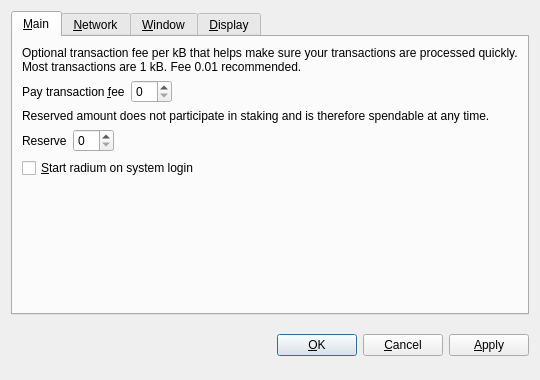
<?xml version="1.0" encoding="UTF-8"?>
<ui version="4.0">
 <class>OptionsDialog</class>
 <widget class="QDialog" name="OptionsDialog">
  <property name="geometry">
   <rect>
    <x>0</x>
    <y>0</y>
    <width>540</width>
    <height>380</height>
   </rect>
  </property>
  <property name="windowTitle">
   <string>Options</string>
  </property>
  <property name="modal">
   <bool>true</bool>
  </property>
  <layout class="QVBoxLayout" name="verticalLayout">
   <item>
    <widget class="QTabWidget" name="tabWidget">
     <property name="tabPosition">
      <enum>QTabWidget::North</enum>
     </property>
     <property name="currentIndex">
      <number>0</number>
     </property>
     <widget class="QWidget" name="tabMain">
      <attribute name="title">
       <string>&amp;Main</string>
      </attribute>
      <layout class="QVBoxLayout" name="verticalLayout_Main">
       <item>
        <widget class="QLabel" name="transactionFeeInfoLabel">
         <property name="text">
          <string>Optional transaction fee per kB that helps make sure your transactions are processed quickly. Most transactions are 1 kB. Fee 0.01 recommended.</string>
         </property>
         <property name="textFormat">
          <enum>Qt::PlainText</enum>
         </property>
         <property name="wordWrap">
          <bool>true</bool>
         </property>
        </widget>
       </item>
       <item>
        <layout class="QHBoxLayout" name="horizontalLayoutFee">
         <item>
          <widget class="QLabel" name="transactionFeeLabel">
           <property name="text">
            <string>Pay transaction &amp;fee</string>
           </property>
           <property name="textFormat">
            <enum>Qt::PlainText</enum>
           </property>
           <property name="buddy">
            <cstring>transactionFee</cstring>
           </property>
          </widget>
         </item>
         <item>
          <widget class="BitcoinAmountField" name="transactionFee"/>
         </item>
         <item>
          <spacer name="horizontalSpacerFee">
           <property name="orientation">
            <enum>Qt::Horizontal</enum>
           </property>
           <property name="sizeHint" stdset="0">
            <size>
             <width>40</width>
             <height>20</height>
            </size>
           </property>
          </spacer>
         </item>
        </layout>
       </item>
       <item>
        <widget class="QLabel" name="reserveBalanceInfoLabel">
         <property name="text">
          <string>Reserved amount does not participate in staking and is therefore spendable at any time.</string>
         </property>
         <property name="textFormat">
          <enum>Qt::PlainText</enum>
         </property>
         <property name="wordWrap">
          <bool>true</bool>
         </property>
        </widget>
       </item>
       <item>
        <layout class="QHBoxLayout" name="horizontalLayoutReserveBalance">
         <item>
          <widget class="QLabel" name="reserveBalanceLabel">
           <property name="text">
            <string>Reserve</string>
           </property>
           <property name="textFormat">
            <enum>Qt::PlainText</enum>
           </property>
           <property name="buddy">
            <cstring>reserveBalance</cstring>
           </property>
          </widget>
         </item>
         <item>
          <widget class="BitcoinAmountField" name="reserveBalance"/>
         </item>
         <item>
          <spacer name="horizontalSpacerReserveBalance">
           <property name="orientation">
            <enum>Qt::Horizontal</enum>
           </property>
           <property name="sizeHint" stdset="0">
            <size>
             <width>40</width>
             <height>20</height>
            </size>
           </property>
          </spacer>
         </item>
        </layout>
       </item>
       <item>
        <widget class="QCheckBox" name="bitcoinAtStartup">
         <property name="toolTip">
          <string>Automatically start radium after logging in to the system.</string>
         </property>
         <property name="text">
          <string>&amp;Start radium on system login</string>
         </property>
        </widget>
       </item>
       <item>
        <spacer name="verticalSpacer_Main">
         <property name="orientation">
          <enum>Qt::Vertical</enum>
         </property>
         <property name="sizeHint" stdset="0">
          <size>
           <width>20</width>
           <height>40</height>
          </size>
         </property>
        </spacer>
       </item>
      </layout>
     </widget>
     <widget class="QWidget" name="tabNetwork">
      <attribute name="title">
       <string>&amp;Network</string>
      </attribute>
      <layout class="QVBoxLayout" name="verticalLayout_Network">
       <item>
        <widget class="QCheckBox" name="mapPortUpnp">
         <property name="toolTip">
          <string>Automatically open the radium client port on the router. This only works when your router supports UPnP and it is enabled.</string>
         </property>
         <property name="text">
          <string>Map port using &amp;UPnP</string>
         </property>
        </widget>
       </item>
       <item>
        <widget class="QCheckBox" name="connectSocks">
         <property name="toolTip">
          <string>Connect to the radium network through a SOCKS5 proxy (e.g. when connecting through Tor).</string>
         </property>
         <property name="text">
          <string>&amp;Connect through SOCKS5 proxy:</string>
         </property>
        </widget>
       </item>
       <item>
        <layout class="QHBoxLayout" name="horizontalLayout_Network">
         <item>
          <widget class="QLabel" name="proxyIpLabel">
           <property name="text">
            <string>Proxy &amp;IP:</string>
           </property>
           <property name="textFormat">
            <enum>Qt::PlainText</enum>
           </property>
           <property name="buddy">
            <cstring>proxyIp</cstring>
           </property>
          </widget>
         </item>
         <item>
          <widget class="QValidatedLineEdit" name="proxyIp">
           <property name="maximumSize">
            <size>
             <width>140</width>
             <height>16777215</height>
            </size>
           </property>
           <property name="toolTip">
            <string>IP address of the proxy (e.g. 127.0.0.1)</string>
           </property>
          </widget>
         </item>
         <item>
          <widget class="QLabel" name="proxyPortLabel">
           <property name="text">
            <string>&amp;Port:</string>
           </property>
           <property name="textFormat">
            <enum>Qt::PlainText</enum>
           </property>
           <property name="buddy">
            <cstring>proxyPort</cstring>
           </property>
          </widget>
         </item>
         <item>
          <widget class="QLineEdit" name="proxyPort">
           <property name="maximumSize">
            <size>
             <width>55</width>
             <height>16777215</height>
            </size>
           </property>
           <property name="toolTip">
            <string>Port of the proxy (e.g. 9050)</string>
           </property>
          </widget>
         </item>
         <item>
          <spacer name="horizontalSpacer_Network">
           <property name="orientation">
            <enum>Qt::Horizontal</enum>
           </property>
           <property name="sizeHint" stdset="0">
            <size>
             <width>40</width>
             <height>20</height>
            </size>
           </property>
          </spacer>
         </item>
        </layout>
       </item>
       <item>
        <spacer name="verticalSpacer_Network">
         <property name="orientation">
          <enum>Qt::Vertical</enum>
         </property>
         <property name="sizeHint" stdset="0">
          <size>
           <width>20</width>
           <height>40</height>
          </size>
         </property>
        </spacer>
       </item>
      </layout>
     </widget>
     <widget class="QWidget" name="tabWindow">
      <attribute name="title">
       <string>&amp;Window</string>
      </attribute>
      <layout class="QVBoxLayout" name="verticalLayout_Window">
       <item>
        <widget class="QCheckBox" name="minimizeToTray">
         <property name="toolTip">
          <string>Show only a tray icon after minimizing the window.</string>
         </property>
         <property name="text">
          <string>&amp;Minimize to the tray instead of the taskbar</string>
         </property>
        </widget>
       </item>
       <item>
        <widget class="QCheckBox" name="minimizeOnClose">
         <property name="toolTip">
          <string>Minimize instead of exit the application when the window is closed. When this option is enabled, the application will be closed only after selecting Quit in the menu.</string>
         </property>
         <property name="text">
          <string>M&amp;inimize on close</string>
         </property>
        </widget>
       </item>
       <item>
        <spacer name="verticalSpacer_Window">
         <property name="orientation">
          <enum>Qt::Vertical</enum>
         </property>
         <property name="sizeHint" stdset="0">
          <size>
           <width>20</width>
           <height>40</height>
          </size>
         </property>
        </spacer>
       </item>
      </layout>
     </widget>
     <widget class="QWidget" name="tabDisplay">
      <attribute name="title">
       <string>&amp;Display</string>
      </attribute>
      <layout class="QVBoxLayout" name="verticalLayout_Display">
       <item>
        <layout class="QHBoxLayout" name="horizontalLayout_1_Display">
         <item>
          <widget class="QLabel" name="langLabel">
           <property name="text">
            <string>User Interface &amp;language:</string>
           </property>
           <property name="textFormat">
            <enum>Qt::PlainText</enum>
           </property>
           <property name="buddy">
            <cstring>lang</cstring>
           </property>
          </widget>
         </item>
         <item>
          <widget class="QValueComboBox" name="lang">
           <property name="toolTip">
            <string>The user interface language can be set here. This setting will take effect after restarting radium.</string>
           </property>
          </widget>
         </item>
        </layout>
       </item>
       <item>
        <layout class="QHBoxLayout" name="horizontalLayout_2_Display">
         <item>
          <widget class="QLabel" name="unitLabel">
           <property name="text">
            <string>&amp;Unit to show amounts in:</string>
           </property>
           <property name="textFormat">
            <enum>Qt::PlainText</enum>
           </property>
           <property name="buddy">
            <cstring>unit</cstring>
           </property>
          </widget>
         </item>
         <item>
          <widget class="QValueComboBox" name="unit">
           <property name="toolTip">
            <string>Choose the default subdivision unit to show in the interface and when sending coins.</string>
           </property>
          </widget>
         </item>
        </layout>
       </item>
       <item>
        <widget class="QCheckBox" name="coinControlFeatures">
         <property name="toolTip">
          <string>Whether to show coin control features or not.</string>
         </property>
         <property name="text">
          <string>Display coin &amp;control features (experts only!)</string>
         </property>
        </widget>
       </item>
       <item>
        <widget class="QCheckBox" name="useBlackTheme">
         <property name="text">
          <string>Use black visual theme (requires restart)</string>
         </property>
        </widget>
       </item>
       <item>
        <spacer name="verticalSpacer_Display">
         <property name="orientation">
          <enum>Qt::Vertical</enum>
         </property>
         <property name="sizeHint" stdset="0">
          <size>
           <width>20</width>
           <height>40</height>
          </size>
         </property>
        </spacer>
       </item>
      </layout>
     </widget>
    </widget>
   </item>
   <item>
    <layout class="QHBoxLayout" name="horizontalLayout_Buttons">
     <item>
      <spacer name="horizontalSpacer_1">
       <property name="orientation">
        <enum>Qt::Horizontal</enum>
       </property>
       <property name="sizeHint" stdset="0">
        <size>
         <width>40</width>
         <height>48</height>
        </size>
       </property>
      </spacer>
     </item>
     <item>
      <widget class="QLabel" name="statusLabel">
       <property name="font">
        <font>
         <weight>75</weight>
         <bold>true</bold>
        </font>
       </property>
       <property name="text">
        <string/>
       </property>
       <property name="textFormat">
        <enum>Qt::PlainText</enum>
       </property>
       <property name="wordWrap">
        <bool>true</bool>
       </property>
      </widget>
     </item>
     <item>
      <spacer name="horizontalSpacer_2">
       <property name="orientation">
        <enum>Qt::Horizontal</enum>
       </property>
       <property name="sizeHint" stdset="0">
        <size>
         <width>40</width>
         <height>48</height>
        </size>
       </property>
      </spacer>
     </item>
     <item>
      <widget class="QPushButton" name="okButton">
       <property name="text">
        <string>&amp;OK</string>
       </property>
      </widget>
     </item>
     <item>
      <widget class="QPushButton" name="cancelButton">
       <property name="text">
        <string>&amp;Cancel</string>
       </property>
       <property name="autoDefault">
        <bool>false</bool>
       </property>
      </widget>
     </item>
     <item>
      <widget class="QPushButton" name="applyButton">
       <property name="text">
        <string>&amp;Apply</string>
       </property>
       <property name="autoDefault">
        <bool>false</bool>
       </property>
      </widget>
     </item>
    </layout>
   </item>
  </layout>
 </widget>
 <customwidgets>
  <customwidget>
   <class>BitcoinAmountField</class>
   <extends>QSpinBox</extends>
   <header>bitcoinamountfield.h</header>
  </customwidget>
  <customwidget>
   <class>QValueComboBox</class>
   <extends>QComboBox</extends>
   <header>qvaluecombobox.h</header>
  </customwidget>
  <customwidget>
   <class>QValidatedLineEdit</class>
   <extends>QLineEdit</extends>
   <header>qvalidatedlineedit.h</header>
  </customwidget>
 </customwidgets>
 <resources/>
 <connections/>
</ui>
